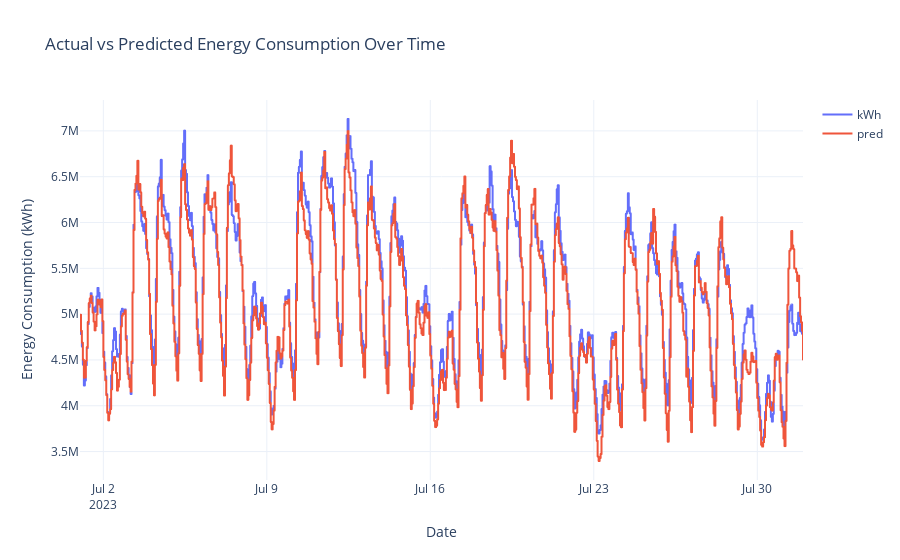

The code cell stored with this chart in its notebook:
### Code cell
# Create the figure with step lines for both actual and predicted values
fig = px.line(
    y_preds_val.reset_index(),
    x="datetime",
    y=["kWh", "pred"],
    labels={
        "datetime": "Date",
        "value": "Energy Consumption (kWh)",
        "variable": "Series",
    },
    title="Actual vs Predicted Energy Consumption Over Time",
    line_shape="hv",  # Set line shape to horizontal-vertical for step chart
)

# Customize the layout
fig.update_layout(
    template="plotly_white",
    legend=dict(title=""),
    xaxis_title="Date",
    yaxis_title="Energy Consumption (kWh)",
)

# Show the figure
fig.show()

### Figure 1 — Plotly figure (JSON) as saved in the notebook; plotly's stock layout.template omitted (floating-point values rounded to 4 significant figures; data arrays with more than 128 entries replaced by an {"elided": "..."} marker saying what was removed)
{"data": [{"hovertemplate": "Series=kWh<br>Date=%{x}<br>Energy Consumption (kWh)=%{y}<extra></extra>", "legendgroup": "kWh", "line": {"color": "#636efa", "dash": "solid", "shape": "hv"}, "marker": {"symbol": "circle"}, "mode": "lines", "name": "kWh", "showlegend": true, "type": "scattergl", "x": {"elided": "744 str values"}, "xaxis": "x", "y": {"elided": "744 float values"}, "yaxis": "y"}, {"hovertemplate": "Series=pred<br>Date=%{x}<br>Energy Consumption (kWh)=%{y}<extra></extra>", "legendgroup": "pred", "line": {"color": "#EF553B", "dash": "solid", "shape": "hv"}, "marker": {"symbol": "circle"}, "mode": "lines", "name": "pred", "showlegend": true, "type": "scattergl", "x": {"elided": "744 str values"}, "xaxis": "x", "y": {"elided": "744 float values"}, "yaxis": "y"}], "layout": {"legend": {"title": {"text": ""}, "tracegroupgap": 0}, "title": {"text": "Actual vs Predicted Energy Consumption Over Time"}, "xaxis": {"anchor": "y", "domain": [0, 1], "title": {"text": "Date"}}, "yaxis": {"anchor": "x", "domain": [0, 1], "title": {"text": "Energy Consumption (kWh)"}}}}
